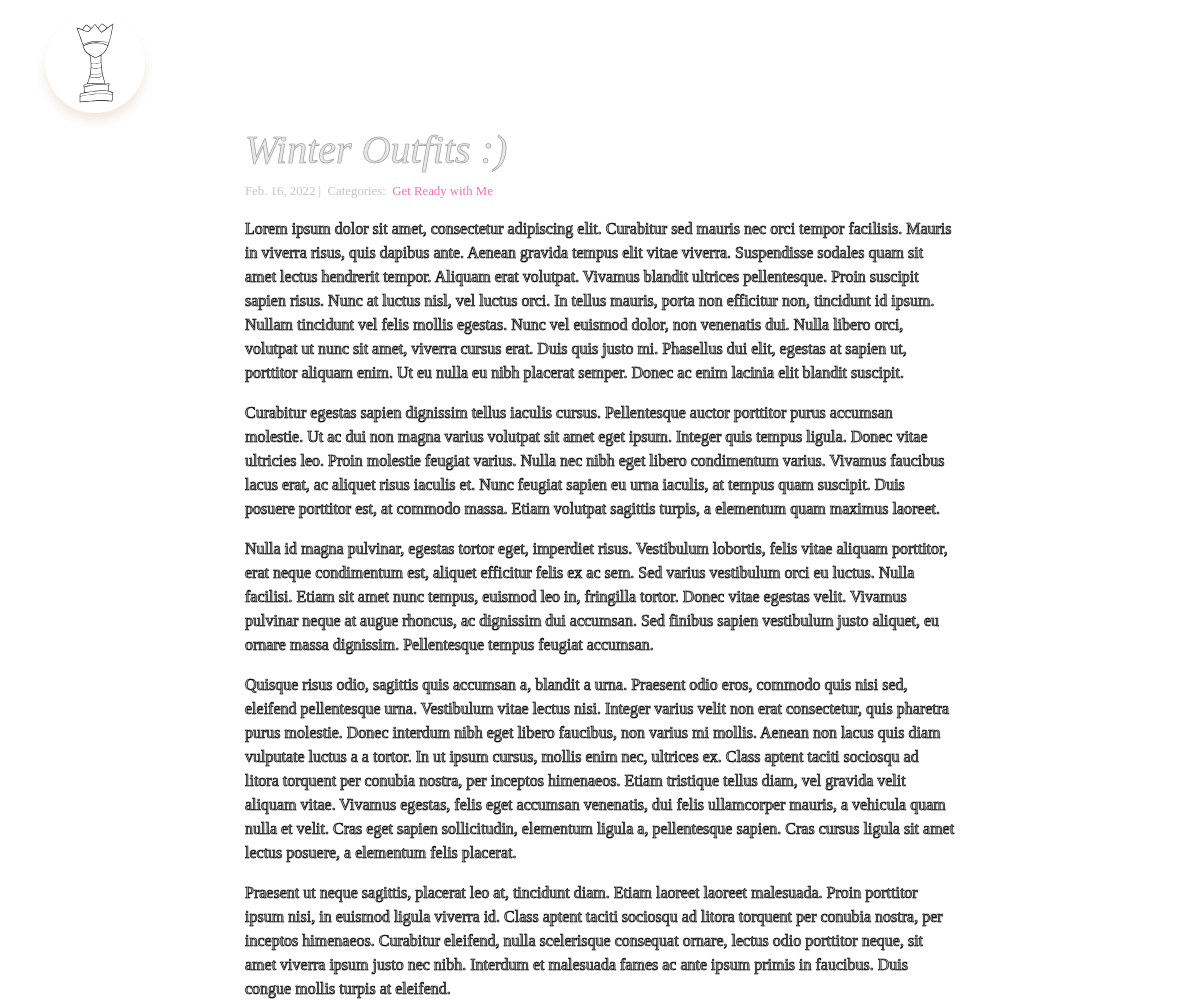
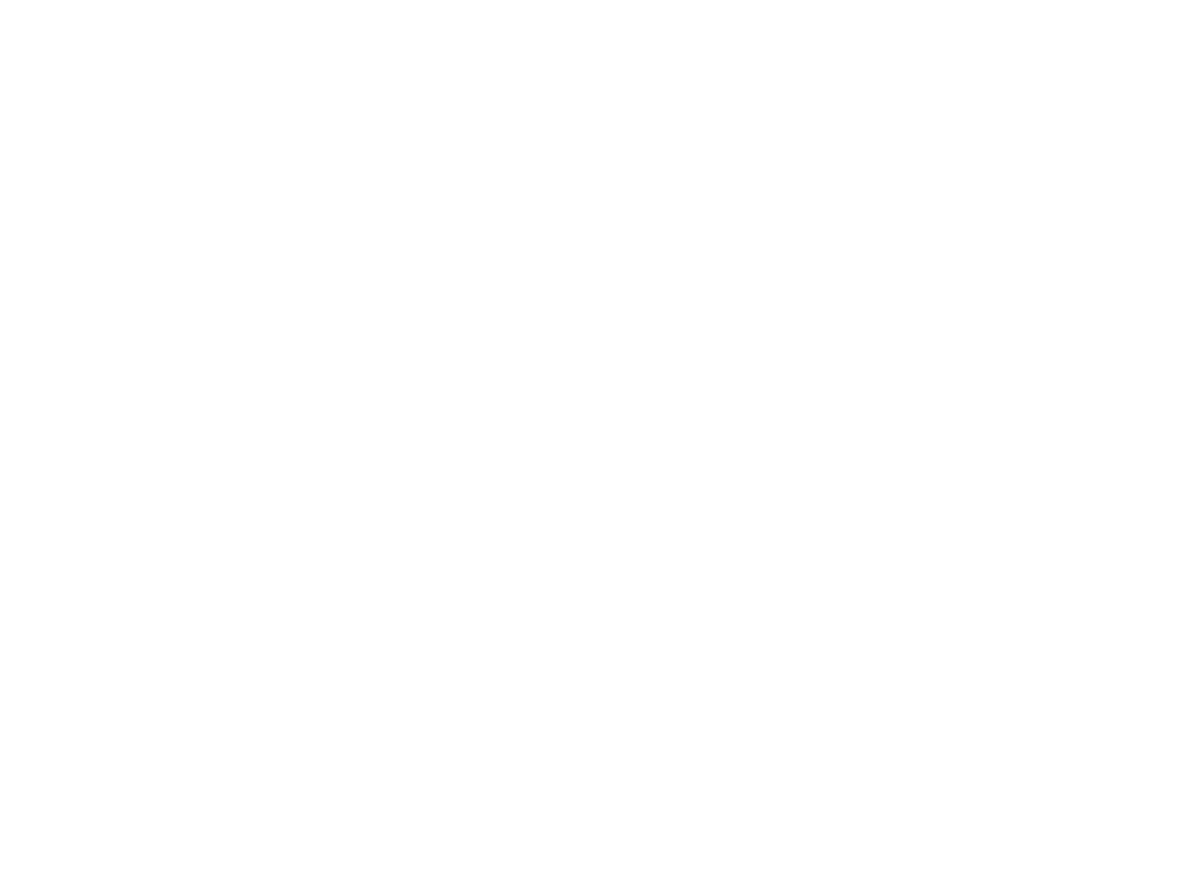
Page /blog/1/ on the committed database (2 pictures, top to bottom).
### blog/models.py (models this page shows)
class Post(models.Model):
    title = models.CharField(max_length=225)
    body = models.TextField()
    created_on = models.DateTimeField(auto_now_add=True)
    last_modified = models.DateTimeField(auto_now=True)
    categories = models.ManyToManyField('Category', related_name='posts')

class Category(models.Model):
    name = models.CharField(max_length=20)

class Comment(models.Model):
    author = models.CharField(max_length=60)
    body = models.TextField()
    created_on = models.DateTimeField(auto_now_add=True)
    post = models.ForeignKey('Post', on_delete=models.CASCADE)

### blog/views.py (the view, shortened to what this page needs)
# urls.py: path("<int:pk>/", views.blog_detail, name="blog_detail"),
def blog_detail(request, pk):
    post = Post.objects.get(pk=pk)
    form = CommentForm()
    comments = Comment.objects.filter(post=post)
    context = {
        "post": post,
        "comments": comments,
        "form": form,
    }
    return render(request, "blog_detail.html", context)

### blog/forms.py
class CommentForm(forms.Form):
    author = forms.CharField(
        max_length=60,
        widget=forms.TextInput(attrs={
            "class": "form-control",
            "placeholder": "Your name"
        })
    )
    body = forms.CharField(widget=forms.Textarea(
        attrs= {
            "class": "form-control",
            "placeholder": "Leave a comment!"
        })
    )

### blog/templates/blog_detail.html (shortened to what this page needs)
{% extends "base.html" %}
{% block page_content %}
<div class="col-md-8 offset-md-2">
    <h1>{{ post.title }}</h1>
    <small>
        {{ post.created_on.date }} |&nbsp;
        Categories:&nbsp;
        {% for category in post.categories.all %}
        <a class="ref" href="{% url 'blog_category' category.name %}">
            {{ category.name }}
        </a>&nbsp;
        {% endfor %}
    </small>
    <p>{{ post.body | linebreaks }}</p>
    <h3>Leave a comment:</h3>
    <form action="/blog/{{ post.pk }}/" method="post">
        <div class="form-group">
            {{ form.author }}
        </div>
        <div class="form-group" style="max-width: 18rem; opacity:0.7";>
            {{ form.body }}
        </div>
        <button type="submit" class="btn btn-secondary">Share</button>
    </form>
    <h3>Comments:</h3>
    {% for comment in comments %}
    <p>
        <b>{{ comment.author }}</b> wrote:
    </p>
    <p>{{ comment.body }}</p>
    <hr>
    {% endfor %}
</div>
{% endblock %}

### amina/static/css/styles.css (style rules this page uses)
h1 { color: #c3c3c3; opacity: 40%; Cursive;font-style: italic; text-shadow:0px 0px 1px #3a3a3a; -webkit-text-stroke: 0.6px black; }
.col-md-8 { color: #c3c3c3; }
p { color: #c3c3c3; text-shadow:0px 0px 1px #3a3a3a; -webkit-text-stroke: 0.6px black; }
.ref { color: hotpink !Important; }

### rows in the picture
Post: title "Winter Outfits :)", created_on "Feb. 16, 2022", body "Lorem ipsum dolor sit amet, consectetur adipiscing elit. Curabitur sed mauris nec orci tempor facilisis. Mauris in viverra risus, quis dapibus ante. Aenean gravida tempus elit vitae viverra. Suspendisse sodales quam sit amet lectus hendrerit tempor. Aliquam erat volutpat. Vivamus blandit ultrices pellentesque. Proin suscipit sapien risus. Nunc at luctus nisl, vel luctus orci. In tellus mauris, porta non efficitur non, tincidunt id ipsum. Nullam tincidunt vel felis mollis egestas. Nunc vel euismod dolor, non venenatis dui. Nulla libero orci, volutpat ut nunc sit amet, viverra cursus erat. Duis quis justo mi. Phasellus dui elit, egestas at sapien ut, porttitor aliquam enim. Ut eu nulla eu…"
Category: name "Get Ready with Me"
